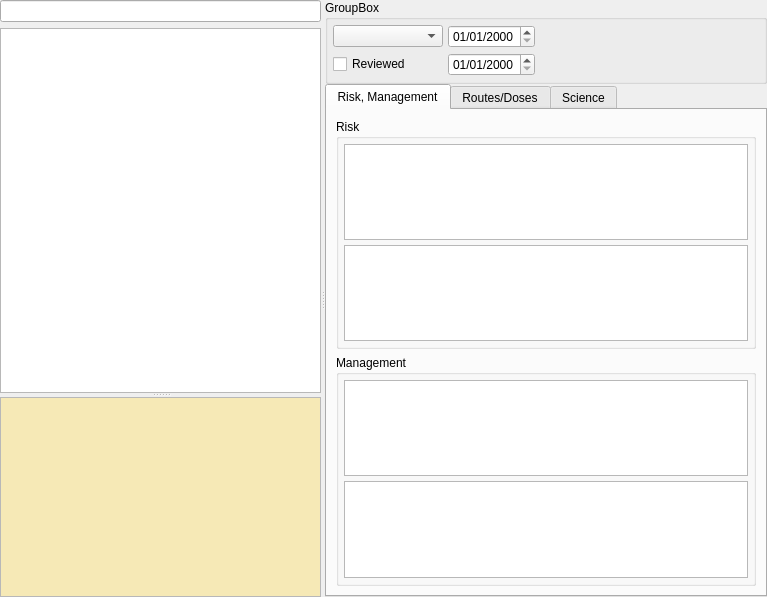
<?xml version="1.0" encoding="UTF-8"?>
<ui version="4.0">
 <class>DrugsDB::InteractionEditorWidget</class>
 <widget class="QWidget" name="DrugsDB::InteractionEditorWidget">
  <property name="geometry">
   <rect>
    <x>0</x>
    <y>0</y>
    <width>767</width>
    <height>597</height>
   </rect>
  </property>
  <property name="windowTitle">
   <string>Form</string>
  </property>
  <layout class="QGridLayout" name="gridLayout_5">
   <property name="margin">
    <number>0</number>
   </property>
   <property name="spacing">
    <number>0</number>
   </property>
   <item row="0" column="0">
    <widget class="QSplitter" name="splitter_2">
     <property name="orientation">
      <enum>Qt::Horizontal</enum>
     </property>
     <widget class="QWidget" name="layoutWidget">
      <layout class="QVBoxLayout" name="treeLayout">
       <item>
        <widget class="Utils::QButtonLineEdit" name="searchLine"/>
       </item>
       <item>
        <widget class="Utils::MiniSplitter" name="splitter">
         <property name="orientation">
          <enum>Qt::Vertical</enum>
         </property>
         <widget class="QTreeView" name="treeView"/>
         <widget class="QTextBrowser" name="humanSynthesis">
          <property name="maximumSize">
           <size>
            <width>16777215</width>
            <height>200</height>
           </size>
          </property>
          <property name="palette">
           <palette>
            <active>
             <colorrole role="Base">
              <brush brushstyle="SolidPattern">
               <color alpha="255">
                <red>246</red>
                <green>233</green>
                <blue>182</blue>
               </color>
              </brush>
             </colorrole>
            </active>
            <inactive>
             <colorrole role="Base">
              <brush brushstyle="SolidPattern">
               <color alpha="255">
                <red>246</red>
                <green>233</green>
                <blue>182</blue>
               </color>
              </brush>
             </colorrole>
            </inactive>
            <disabled>
             <colorrole role="Base">
              <brush brushstyle="SolidPattern">
               <color alpha="255">
                <red>212</red>
                <green>208</green>
                <blue>200</blue>
               </color>
              </brush>
             </colorrole>
            </disabled>
           </palette>
          </property>
          <property name="font">
           <font>
            <pointsize>10</pointsize>
           </font>
          </property>
          <property name="textInteractionFlags">
           <set>Qt::LinksAccessibleByKeyboard|Qt::LinksAccessibleByMouse|Qt::TextBrowserInteraction|Qt::TextSelectableByKeyboard|Qt::TextSelectableByMouse</set>
          </property>
          <property name="openExternalLinks">
           <bool>true</bool>
          </property>
          <property name="openLinks">
           <bool>true</bool>
          </property>
         </widget>
        </widget>
       </item>
      </layout>
     </widget>
     <widget class="QWidget" name="">
      <layout class="QGridLayout" name="gridLayout__">
       <property name="spacing">
        <number>0</number>
       </property>
       <item row="0" column="0">
        <layout class="QHBoxLayout" name="toolbarLayout">
         <property name="spacing">
          <number>0</number>
         </property>
        </layout>
       </item>
       <item row="1" column="0">
        <widget class="QGroupBox" name="generalGroupBox">
         <property name="title">
          <string>GroupBox</string>
         </property>
         <layout class="QGridLayout" name="gridLayout">
          <property name="margin">
           <number>5</number>
          </property>
          <property name="spacing">
           <number>5</number>
          </property>
          <item row="0" column="2" colspan="2">
           <spacer name="horizontalSpacer">
            <property name="orientation">
             <enum>Qt::Horizontal</enum>
            </property>
            <property name="sizeHint" stdset="0">
             <size>
              <width>160</width>
              <height>22</height>
             </size>
            </property>
           </spacer>
          </item>
          <item row="1" column="1">
           <widget class="QDateEdit" name="updatedOn">
            <property name="displayFormat">
             <string>dd/MM/yyyy</string>
            </property>
           </widget>
          </item>
          <item row="1" column="2" colspan="2">
           <spacer name="horizontalSpacer_2">
            <property name="orientation">
             <enum>Qt::Horizontal</enum>
            </property>
            <property name="sizeHint" stdset="0">
             <size>
              <width>160</width>
              <height>22</height>
             </size>
            </property>
           </spacer>
          </item>
          <item row="1" column="0">
           <widget class="QCheckBox" name="isReviewed">
            <property name="minimumSize">
             <size>
              <width>0</width>
              <height>22</height>
             </size>
            </property>
            <property name="text">
             <string>Reviewed</string>
            </property>
           </widget>
          </item>
          <item row="0" column="1">
           <widget class="QDateEdit" name="createdOn">
            <property name="sizePolicy">
             <sizepolicy hsizetype="Fixed" vsizetype="Fixed">
              <horstretch>0</horstretch>
              <verstretch>0</verstretch>
             </sizepolicy>
            </property>
            <property name="displayFormat">
             <string>dd/MM/yyyy</string>
            </property>
           </widget>
          </item>
          <item row="0" column="0">
           <widget class="QComboBox" name="comboLevel">
            <property name="sizeAdjustPolicy">
             <enum>QComboBox::AdjustToContents</enum>
            </property>
           </widget>
          </item>
         </layout>
        </widget>
       </item>
       <item row="2" column="0">
        <widget class="QTabWidget" name="tabWidget">
         <property name="currentIndex">
          <number>0</number>
         </property>
         <widget class="QWidget" name="riskTab">
          <attribute name="title">
           <string>Risk, Management</string>
          </attribute>
          <layout class="QGridLayout" name="gridLayout_4">
           <item row="0" column="0">
            <widget class="QGroupBox" name="groupBox">
             <property name="enabled">
              <bool>true</bool>
             </property>
             <property name="title">
              <string>Risk</string>
             </property>
             <layout class="QGridLayout" name="gridLayout_3">
              <property name="margin">
               <number>5</number>
              </property>
              <property name="spacing">
               <number>5</number>
              </property>
              <item row="1" column="0">
               <widget class="QTextEdit" name="risk">
                <property name="sizePolicy">
                 <sizepolicy hsizetype="Expanding" vsizetype="Preferred">
                  <horstretch>0</horstretch>
                  <verstretch>0</verstretch>
                 </sizepolicy>
                </property>
               </widget>
              </item>
              <item row="3" column="0">
               <widget class="QTextEdit" name="risk_en">
                <property name="sizePolicy">
                 <sizepolicy hsizetype="Expanding" vsizetype="Preferred">
                  <horstretch>0</horstretch>
                  <verstretch>0</verstretch>
                 </sizepolicy>
                </property>
               </widget>
              </item>
             </layout>
            </widget>
           </item>
           <item row="1" column="0">
            <widget class="QGroupBox" name="groupBox_2">
             <property name="enabled">
              <bool>true</bool>
             </property>
             <property name="title">
              <string>Management</string>
             </property>
             <layout class="QGridLayout" name="gridLayout_2">
              <property name="margin">
               <number>5</number>
              </property>
              <property name="spacing">
               <number>5</number>
              </property>
              <item row="0" column="0">
               <widget class="QTextEdit" name="management">
                <property name="sizePolicy">
                 <sizepolicy hsizetype="Expanding" vsizetype="Preferred">
                  <horstretch>0</horstretch>
                  <verstretch>0</verstretch>
                 </sizepolicy>
                </property>
               </widget>
              </item>
              <item row="3" column="0">
               <widget class="QTextEdit" name="management_en"/>
              </item>
             </layout>
            </widget>
           </item>
          </layout>
         </widget>
         <widget class="QWidget" name="tab">
          <attribute name="title">
           <string>Routes/Doses</string>
          </attribute>
          <layout class="QGridLayout" name="gridLayout_11">
           <item row="0" column="0" colspan="2">
            <widget class="QLabel" name="firstInteractorLabel">
             <property name="font">
              <font>
               <weight>75</weight>
               <bold>true</bold>
              </font>
             </property>
             <property name="styleSheet">
              <string notr="true">background:qlineargradient(spread:pad, x1:0, y1:0, x2:1, y2:0, stop:0.464 rgba(255, 255, 176, 149), stop:1 rgba(255, 255, 255, 0))</string>
             </property>
             <property name="text">
              <string/>
             </property>
            </widget>
           </item>
           <item row="1" column="0" colspan="2">
            <layout class="QGridLayout" name="gridLayout_7">
             <item row="0" column="0">
              <widget class="QCheckBox" name="firstDoseUsesFrom">
               <property name="minimumSize">
                <size>
                 <width>60</width>
                 <height>0</height>
                </size>
               </property>
               <property name="maximumSize">
                <size>
                 <width>60</width>
                 <height>16777215</height>
                </size>
               </property>
               <property name="text">
                <string>From</string>
               </property>
              </widget>
             </item>
             <item row="0" column="1">
              <widget class="QLineEdit" name="firstDoseFromValue"/>
             </item>
             <item row="0" column="2">
              <widget class="QComboBox" name="firstDoseFromUnits"/>
             </item>
             <item row="0" column="3">
              <widget class="QComboBox" name="firstDoseFromRepart"/>
             </item>
             <item row="1" column="0">
              <widget class="QCheckBox" name="firstDoseUsesTo">
               <property name="minimumSize">
                <size>
                 <width>60</width>
                 <height>0</height>
                </size>
               </property>
               <property name="maximumSize">
                <size>
                 <width>60</width>
                 <height>16777215</height>
                </size>
               </property>
               <property name="text">
                <string>To</string>
               </property>
              </widget>
             </item>
             <item row="1" column="1">
              <widget class="QLineEdit" name="firstDoseToValue"/>
             </item>
             <item row="1" column="2">
              <widget class="QComboBox" name="firstDoseToUnits"/>
             </item>
             <item row="1" column="3">
              <widget class="QComboBox" name="firstDoseToRepart"/>
             </item>
            </layout>
           </item>
           <item row="2" column="0">
            <spacer name="horizontalSpacer_3">
             <property name="orientation">
              <enum>Qt::Horizontal</enum>
             </property>
             <property name="sizeType">
              <enum>QSizePolicy::Fixed</enum>
             </property>
             <property name="sizeHint" stdset="0">
              <size>
               <width>40</width>
               <height>20</height>
              </size>
             </property>
            </spacer>
           </item>
           <item row="2" column="1">
            <widget class="QListView" name="listViewFirstInteractorRoute"/>
           </item>
           <item row="3" column="0" colspan="2">
            <widget class="QLabel" name="secondInteractorLabel">
             <property name="font">
              <font>
               <weight>75</weight>
               <bold>true</bold>
              </font>
             </property>
             <property name="styleSheet">
              <string notr="true">background:qlineargradient(spread:pad, x1:0, y1:0, x2:1, y2:0, stop:0.464 rgba(255, 255, 176, 149), stop:1 rgba(255, 255, 255, 0))</string>
             </property>
             <property name="text">
              <string/>
             </property>
            </widget>
           </item>
           <item row="4" column="0" colspan="2">
            <layout class="QGridLayout" name="gridLayout_12">
             <item row="0" column="0">
              <widget class="QCheckBox" name="secondDoseUsesFrom">
               <property name="minimumSize">
                <size>
                 <width>60</width>
                 <height>0</height>
                </size>
               </property>
               <property name="maximumSize">
                <size>
                 <width>60</width>
                 <height>16777215</height>
                </size>
               </property>
               <property name="text">
                <string>From</string>
               </property>
              </widget>
             </item>
             <item row="0" column="1">
              <widget class="QLineEdit" name="secondDoseFromValue"/>
             </item>
             <item row="0" column="2">
              <widget class="QComboBox" name="secondDoseFromUnits"/>
             </item>
             <item row="0" column="3">
              <widget class="QComboBox" name="secondDoseFromRepart"/>
             </item>
             <item row="1" column="0">
              <widget class="QCheckBox" name="secondDoseUsesTo">
               <property name="minimumSize">
                <size>
                 <width>60</width>
                 <height>0</height>
                </size>
               </property>
               <property name="maximumSize">
                <size>
                 <width>60</width>
                 <height>16777215</height>
                </size>
               </property>
               <property name="text">
                <string>To</string>
               </property>
              </widget>
             </item>
             <item row="1" column="1">
              <widget class="QLineEdit" name="secondDoseToValue"/>
             </item>
             <item row="1" column="2">
              <widget class="QComboBox" name="secondDoseToUnits"/>
             </item>
             <item row="1" column="3">
              <widget class="QComboBox" name="secondDoseToRepart"/>
             </item>
            </layout>
           </item>
           <item row="5" column="0">
            <spacer name="horizontalSpacer_4">
             <property name="orientation">
              <enum>Qt::Horizontal</enum>
             </property>
             <property name="sizeType">
              <enum>QSizePolicy::Fixed</enum>
             </property>
             <property name="sizeHint" stdset="0">
              <size>
               <width>40</width>
               <height>20</height>
              </size>
             </property>
            </spacer>
           </item>
           <item row="5" column="1">
            <widget class="QListView" name="listViewSecondInteractorRoute"/>
           </item>
          </layout>
         </widget>
         <widget class="QWidget" name="biblioTab">
          <attribute name="title">
           <string>Science</string>
          </attribute>
          <layout class="QGridLayout" name="gridLayout_10">
           <item row="0" column="0">
            <widget class="QGroupBox" name="groupBox_3">
             <property name="title">
              <string>Formalized risk</string>
             </property>
             <layout class="QGridLayout" name="gridLayout_8">
              <item row="0" column="0">
               <widget class="QTableView" name="formRiskTableView"/>
              </item>
             </layout>
            </widget>
           </item>
           <item row="1" column="0">
            <widget class="QGroupBox" name="groupBox_4">
             <property name="title">
              <string>Bibliography</string>
             </property>
             <layout class="QGridLayout" name="gridLayout_9">
              <item row="0" column="0">
               <widget class="Views::TableView" name="bilbioTableView"/>
              </item>
             </layout>
            </widget>
           </item>
          </layout>
         </widget>
        </widget>
       </item>
      </layout>
     </widget>
    </widget>
   </item>
  </layout>
 </widget>
 <customwidgets>
  <customwidget>
   <class>Utils::QButtonLineEdit</class>
   <extends>QLineEdit</extends>
   <header location="global">utils/widgets/qbuttonlineedit.h</header>
  </customwidget>
  <customwidget>
   <class>Views::TableView</class>
   <extends>QTableView</extends>
   <header location="global">listviewplugin/tableview.h</header>
  </customwidget>
  <customwidget>
   <class>Utils::MiniSplitter</class>
   <extends>QSplitter</extends>
   <header location="global">utils/widgets/minisplitter.h</header>
   <container>1</container>
  </customwidget>
 </customwidgets>
 <resources/>
 <connections/>
</ui>
